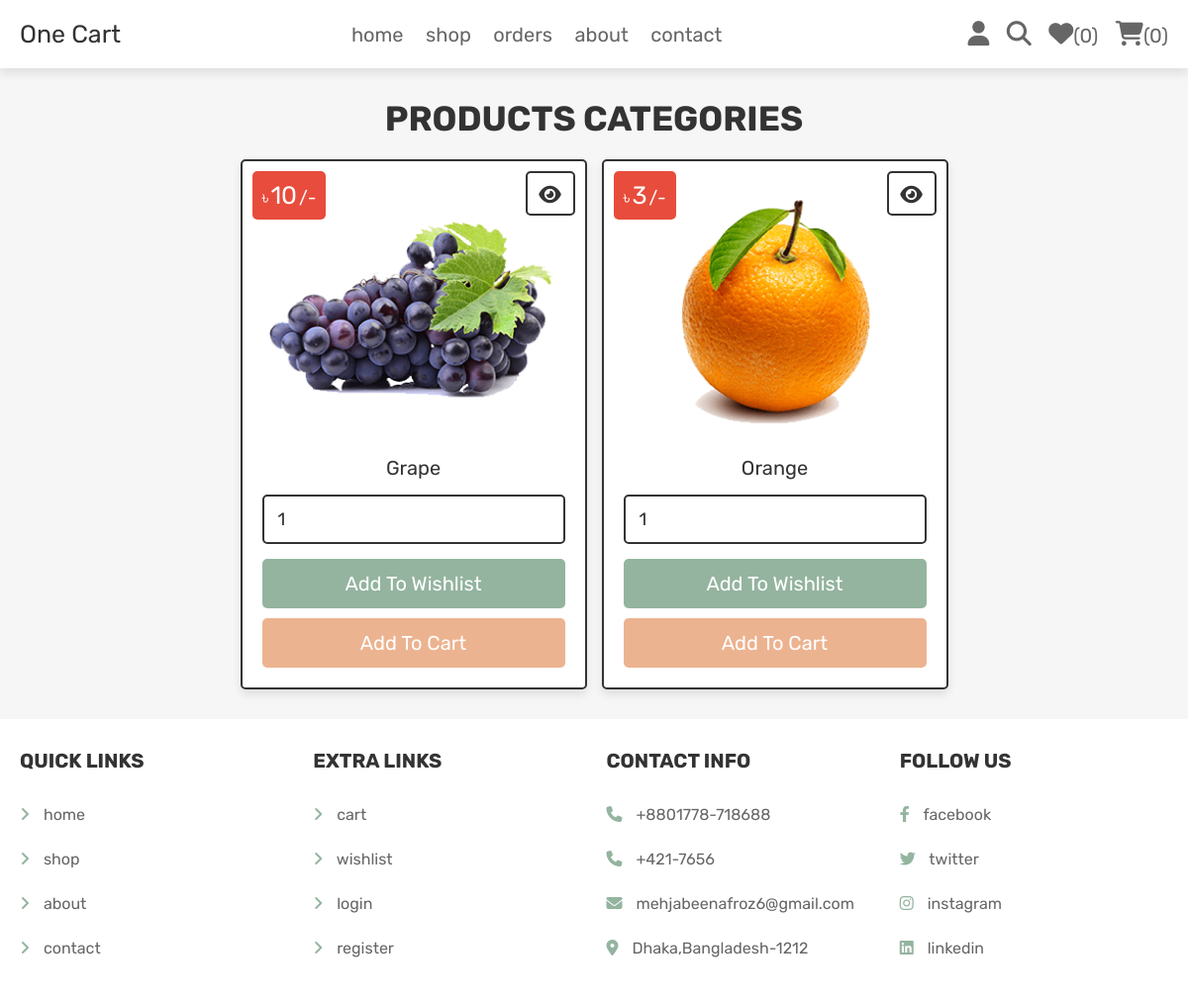
/category.php?category=fruits (signed in), run on the app's committed database.
### tables this page shows
CREATE TABLE `products` (
  `id` int(100) NOT NULL,
  `name` varchar(100) NOT NULL,
  `category` varchar(20) NOT NULL,
  `details` varchar(500) NOT NULL,
  `price` int(100) NOT NULL,
  `image` varchar(100) NOT NULL
);

### category.php (the view, shortened to what this page needs)
<?php
@include 'config.php';
?>
<!DOCTYPE html>
<html lang="en">
<head>
   <link rel="stylesheet" href="https://cdnjs.cloudflare.com/ajax/libs/font-awesome/6.1.1/css/all.min.css">
   <link rel="stylesheet" href="css/style.css">
</head>
<body>
<?php include 'header.php'; ?>
<section class="products">
   <h1 class="title">products categories</h1>
   <div class="box-container">
   <?php
      $category_name = $_GET['category'];
      $select_products = $conn->prepare("SELECT * FROM `products` WHERE category = ?");
      $select_products->execute([$category_name]);
      if($select_products->rowCount() > 0){
         while($fetch_products = $select_products->fetch(PDO::FETCH_ASSOC)){
   ?>
   <form action="" class="box" method="POST">
      <div class="price">৳<span><?= $fetch_products['price']; ?></span>/-</div>
      <a href="view_page.php?pid=<?= $fetch_products['id']; ?>" class="fas fa-eye"></a>
      <img src="uploaded_img/<?= $fetch_products['image']; ?>" alt="">
      <div class="name"><?= $fetch_products['name']; ?></div>
      <input type="number" min="1" value="1" name="p_qty" class="qty">
      <input type="submit" value="add to wishlist" class="option-btn" name="add_to_wishlist">
      <input type="submit" value="add to cart" class="btn" name="add_to_cart">
   </form>
   <?php
         }
      }else{
         echo '<p class="empty">no products available!</p>';
      }
   ?>
   </div>
</section>
<?php include 'footer.php'; ?>
</body>
</html>

### css/style.css (style rules this page uses)
.products .box-container { display: grid; grid-template-columns: repeat(auto-fit, 35rem); gap:1.5rem; justify-content: center; align-items: flex-start; }
.products .box-container .box { padding:2rem; text-align: center; border:var(--border); background-color: var(--white); box-shadow: var(--box-shadow); border-radius: .5rem; position: relative; }
.products .box-container .box .price { position: absolute; top:1rem; left:1rem; padding:1rem; border-radius: .5rem; background-color: var(--red); font-size: 1.8rem; color:var(--white); }
.products .box-container .box .price span { font-size: 2.5rem; color:var(--white); margin:0 .2rem; }
.products .box-container .box .fa-eye { position: absolute; top:1rem; right:1rem; border-radius: .5rem; height: 4.5rem; line-height: 4.3rem; width: 5rem; border:var(--border); color:var(--black); font-size: 2rem; background-color: var(--white); }
.products .box-container .box img { width: 100%; margin-bottom: 1rem; }
.products .box-container .box .name { font-size: 2rem; color:var(--black); padding:1rem 0; }
.products .box-container .box .qty { margin:.5rem 0; border-radius: .5rem; padding:1.2rem 1.4rem; font-size: 1.8rem; color:var(--black); border:var(--border); width: 100%; }

### css/components.css (style rules this page uses)
:root { --green:#94b49f; --orange:#ecb390; --yellow:#f9ebc8; --red:#e74c3c; --black:#333; --light-color:#666; --white:#fff; --light-bg:#f6f6f6; --border:.2rem solid var(--black); --box-shadow:0 .5rem 1rem rgba(0,0,0,.1); }
* { font-family: 'Rubik', sans-serif; margin:0; padding:0; box-sizing: border-box; outline: none; border:none; text-decoration: none; color:var(--black); }
body { background-color: var(--light-bg); }
html { font-size: 62.5%; overflow-x: hidden; scroll-behavior: smooth; scroll-padding-top: 6.5rem; }
section { padding:3rem 2rem; max-width: 1200px; margin:0 auto; }
.btn, .delete-btn, .option-btn { display: block; width: 100%; margin-top: 1rem; border-radius: .5rem; color:var(--white); font-size: 2rem; padding:1.3rem 3rem; text-transform: capitalize; cursor: pointer; text-align: center; }
.btn { background-color: var(--orange); }
.option-btn { background-color: var(--green); }
.title { text-align: center; margin-bottom: 2rem; text-transform: uppercase; color:var(--black); font-size: 3.5rem; }

### data on the page
products: price "10", image (picture), name "Grape"
products: price "3", image (picture), name "Orange"

### other printed values
$count_wishlist_items->rowCount() "0"
$count_cart_items->rowCount() "0"
